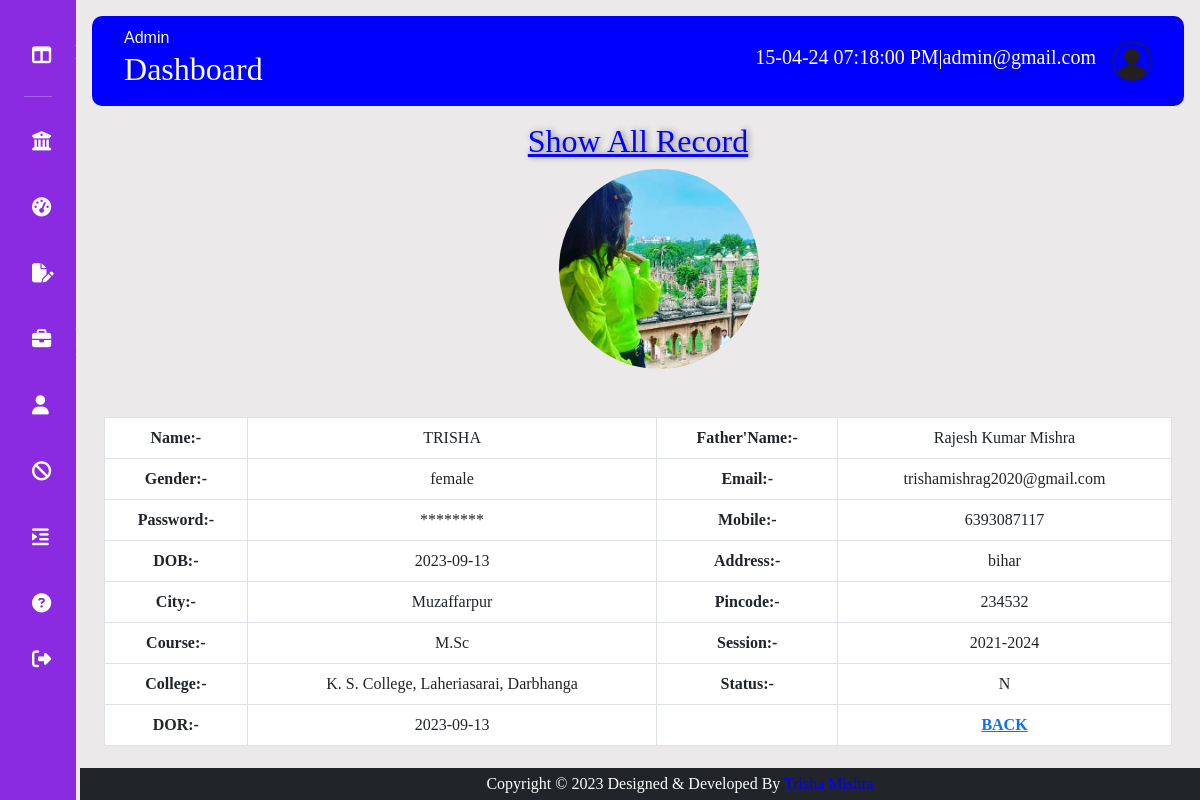
The page /admin/userviewmore.php?uid=14 (signed in) on the database its author committed.
### tables this page shows
CREATE TABLE IF NOT EXISTS `tbl_user` (
  `uid` int(11) NOT NULL AUTO_INCREMENT,
  `name` varchar(60) NOT NULL,
  `fname` varchar(60) NOT NULL,
  `gender` varchar(6) NOT NULL,
  `email` varchar(30) NOT NULL,
  `password` varchar(40) NOT NULL,
  `mobile` bigint(20) NOT NULL,
  `dob` date NOT NULL,
  `address` varchar(60) NOT NULL,
  `city` varchar(12) NOT NULL,
  `pincode` int(11) NOT NULL,
  `course` varchar(20) NOT NULL,
  `sid` int(11) NOT NULL,
  `cid` int(11) NOT NULL,
  `profile_pic` varchar(200) NOT NULL,
  `status` varchar(5) NOT NULL,
  `dor` varchar(10) NOT NULL,
  PRIMARY KEY (`uid`)
);

CREATE TABLE IF NOT EXISTS `tbl_session` (
  `sid` int(11) NOT NULL AUTO_INCREMENT,
  `session` varchar(10) NOT NULL,
  `status` varchar(1) NOT NULL,
  `dor` varchar(10) NOT NULL,
  PRIMARY KEY (`sid`)
);

CREATE TABLE IF NOT EXISTS `tbl_college` (
  `cid` int(11) NOT NULL AUTO_INCREMENT,
  `college` varchar(105) NOT NULL,
  `status` varchar(1) NOT NULL,
  `dor` varchar(10) NOT NULL,
  PRIMARY KEY (`cid`)
);

### admin/userviewmore.php (the view, shortened to what this page needs)
<?php
$id=$_REQUEST['uid'];
include("headeradmin.php");
include("connection.php");
$query="select * from tbl_user where uid='$id'";
$res=mysqli_query($con,$query);
$query4="select * from tbl_user where uid='$id'";
$res4=mysqli_query($con,$query4);
while($row4=mysqli_fetch_array($res4))
{
$filename=$row4['profile_pic'];
 }
?>
<!DOCTYPE html>
<html lang="en">
<head>
</head>
<body>
     <center>
<div id="outer" class="container-fluid">
    <form>
        <div class="row" >
          <h2 style="color:blue; text-shadow:2px 0px 6px grey; text-decoration:underline;" >Show All Record</h2>
          <div class="col-sm-2 m-auto" >
          <img src="../student/<?php echo $filename; ?>" style="border-radius:50%; height:200px; width:200px"/>
          </div>
        </div>
        <?php
        if($row=mysqli_fetch_array($res))
        {
        ?>
        <br/><br/>
        <div class="row m-auto">
            <table class="table table-bordered">
            <tr>
                <th>Name:-</th>
                <td><?php echo strtoupper($row['name']);  ?></td>
                <th> Father'Name:-</th>
                <td><?php echo $row['fname'];  ?> </td>
           </tr>
           <tr>
                <th>Gender:-</th>
                <td><?php echo $row['gender'];  ?></td>
                <th>Email:-</th>
                <td><?php echo strtolower($row['email']);  ?></td>
           </tr>
           <tr>
                <th>Password:-</th>
                <td><?php echo "********";  ?></td>
                <th>Mobile:-</th>
                <td><?php echo $row['mobile'];  ?></td>
           </tr>
           <tr>
                <th> DOB:-</th>
                <td><?php echo $row['dor'];  ?></td>
                <th>Address:-</th>
                <td><?php echo $row['address'];  ?></td>
           </tr>
           <tr>
                <th>City:-</th>
                <td><?php echo $row['city'];  ?></td>
                <th>Pincode:-</th>
                <td><?php echo $row['pincode'];  ?></td>
           </tr>
           <tr>
                <th>Course:-</th>
                <td><?php echo $row['course'];  ?></td>
                <th>Session:-</th>
                <?php $sid=$row['sid'];
                 $query2="select * from tbl_session where sid='$sid'";
                 $res2=mysqli_query($con,$query2);
                 if($row2=mysqli_fetch_array($res2))
                 {
                 $session=$row2['session'];
                 }
                  ?>
                 <td><?php echo $session ?> </td>
           </tr>
           <tr>
                <th>College:-</th>
                <?php $cid=$row['cid'];
                 $query3="select * from tbl_college where cid='$cid'";
                 $res3=mysqli_query($con,$query3);
                 if($row3=mysqli_fetch_array($res3))
                {
                  $college=$row3['college'];
                 }
                ?>
                <td><?php echo $college ?> </td>
                <th>Status:-</th>
                <td><?php echo $row['status'];  ?></td>
           </tr>
           <tr>
                <th>DOR:-</th>
                <td><?php echo $row['dor'];  ?></td>
                <td></td>
                <th> <a href="usershow.php">BACK</a></th >
           </tr>
            </table>
        </div>
        <?php
         }
        ?>
</form>
</div>
     </center>
</body>
</html>
<?php
include("mainadmin.php");
?>

### admin/headeradmin.php (style rules this page uses)
* { margin: 0%; padding: 0%; border: none; outline: none; box-sizing:border-box; }
body { display: flex; font-family:calibri; }

### admin/userviewmore.php (style rules this page uses)
img { width:140px; }
th { padding: 10px; }
table { text-align: center; }

### rows shown on the page
tbl_user: profile_pic (picture), name "TRISHA", fname "Rajesh Kumar Mishra", gender "female", email "trishamishrag2020@gmail.com", mobile "6393087117", dor "2023-09-13", address "bihar", city "Muzaffarpur", pincode "234532", course "M.Sc", status "N"
tbl_session: session "2021-2024"
tbl_college: college "K. S. College, Laheriasarai, Darbhanga"

### other values the page prints
$_SESSION['admin'] "admin@gmail.com"
